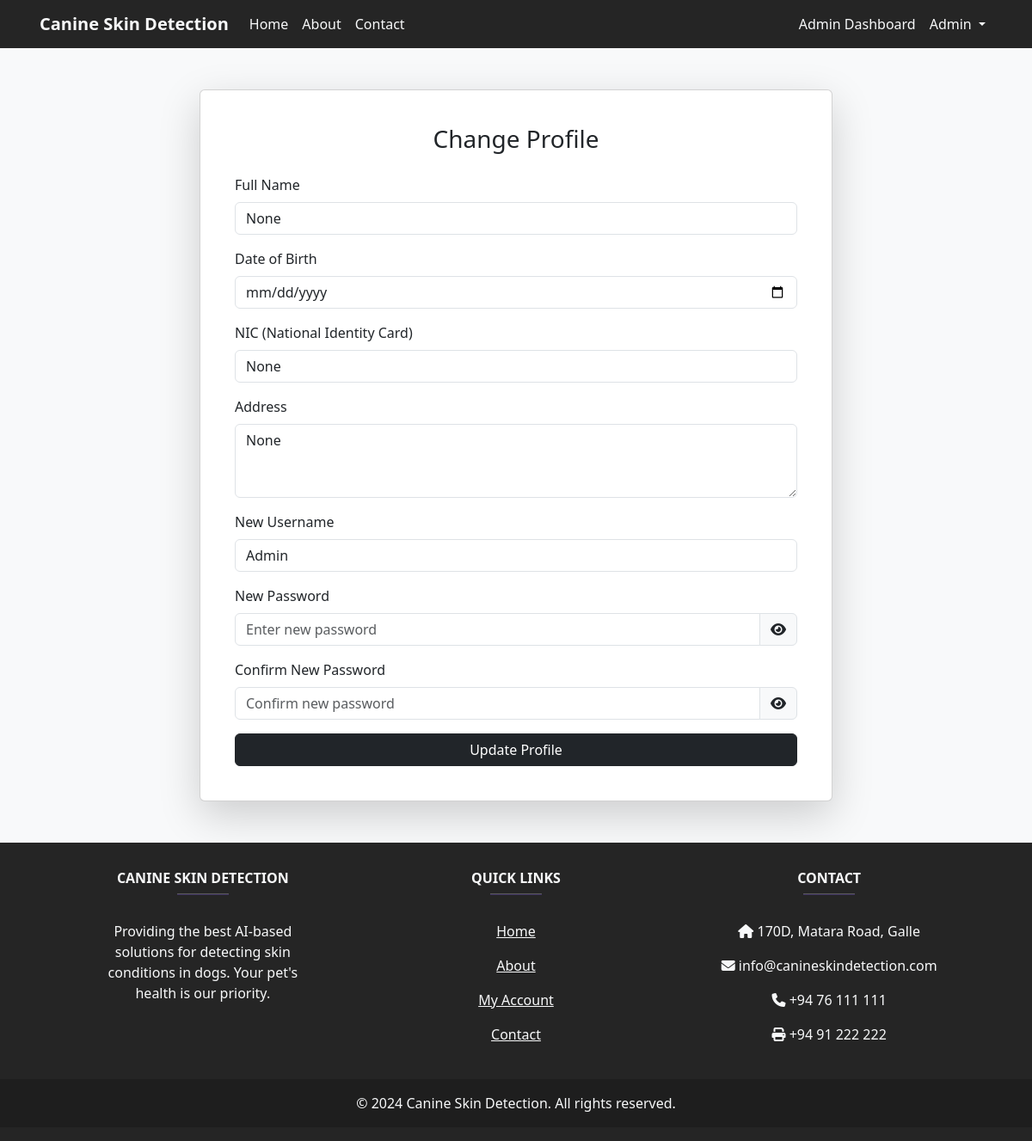
The page /auth/change_profile (signed in) on the database as committed earlier.
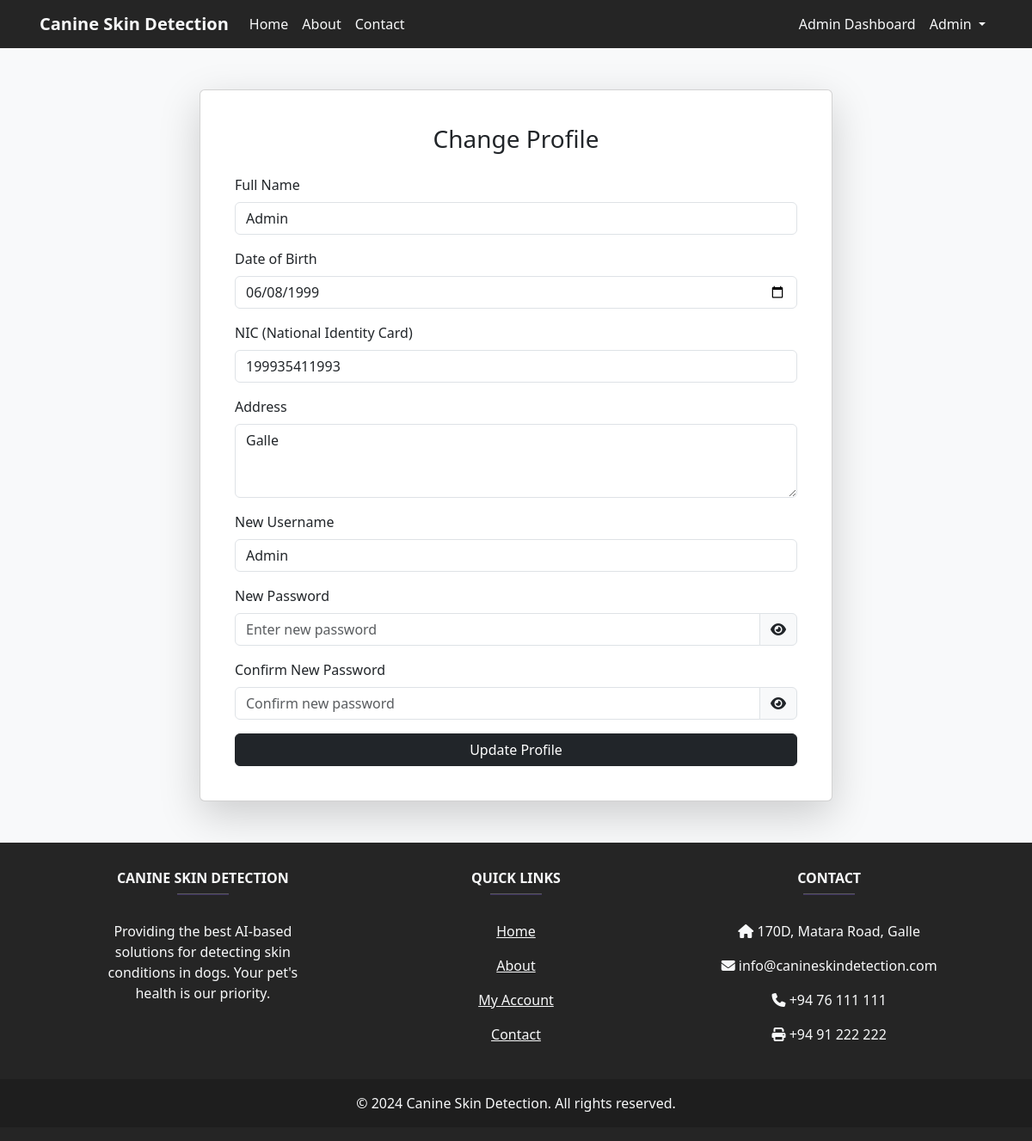
The same page on the database as committed later.
### tables this page shows
CREATE TABLE users (
    id INTEGER PRIMARY KEY AUTOINCREMENT,
    username TEXT UNIQUE NOT NULL,
    password TEXT NOT NULL
, "role" TEXT NOT NULL DEFAULT 'user', full_name TEXT, dob DATE, nic TEXT, profile_picture TEXT, address TEXT);

### auth.py (the view, shortened to what this page needs)
@auth.route('/change_profile', methods=['GET', 'POST'])
def change_profile():
    if 'user' not in session:
        return redirect(url_for('auth.login'))
    conn = get_db_connection()
    conn.row_factory = sqlite3.Row  # Ensures that rows behave like dictionaries
    cursor = conn.cursor()
    current_username = session['user']  # This gets the current username from session
    user = cursor.execute('SELECT * FROM users WHERE username = ?', (current_username,)).fetchone()
    conn.close()
    return render_template('change_profile.html', user=user)

### db.py (called while the page is built)
def get_db_connection():
    conn = sqlite3.connect('site.db')
    conn.row_factory = sqlite3.Row  # Allows accessing rows as dictionaries
    return conn

### templates/change_profile.html (shortened to what the changed rows need)
<!DOCTYPE html>
<html lang="en">
<head>
    <link href="https://cdn.jsdelivr.net/npm/bootstrap@5.3.0/dist/css/bootstrap.min.css" rel="stylesheet">
    <link rel="stylesheet" href="{{ url_for('static', filename='css/styles.css') }}">
    <link href="https://cdnjs.cloudflare.com/ajax/libs/font-awesome/6.0.0-beta3/css/all.min.css" rel="stylesheet">
</head>
<body>
    <div class="container my-5">
        <div class="row justify-content-center">
            <div class="col-md-8">
                <div class="card p-4 shadow-lg">
                    <div class="card-body">
                        <form action="{{ url_for('auth.change_profile') }}" method="POST" enctype="multipart/form-data">
                            <div class="mb-3">
                                <label for="full_name" class="form-label">Full Name</label>
                                <input type="text" class="form-control" id="full_name" name="full_name" placeholder="Enter full name" value="{{ user['full_name'] }}" required>
                            </div>
                            <div class="mb-3">
                                <label for="dob" class="form-label">Date of Birth</label>
                                <input type="date" class="form-control" id="dob" name="dob" value="{{ user['dob'] }}" required>
                            </div>
                            <div class="mb-3">
                                <label for="nic" class="form-label">NIC (National Identity Card)</label>
                                <input type="text" class="form-control" id="nic" name="nic" placeholder="Enter NIC" value="{{ user['nic'] }}" required>
                            </div>
                            <div class="mb-3">
                                <label for="address" class="form-label">Address</label>
                                <textarea class="form-control" id="address" name="address" placeholder="Enter your address" rows="3" required>{{ user['address'] }}</textarea>
                            </div>
                            <div class="mb-3">
                                <label for="username" class="form-label">New Username</label>
                                <input type="text" class="form-control" id="username" name="username" placeholder="Enter new username" value="{{ user['username'] }}" required>
                            </div>
                        </form>
                    </div>
                </div>
            </div>
        </div>
    </div>
</body>
</html>

Rows that differ between the two databases and show on the page:
changed users "Admin": full_name (not shown) → "Admin"; dob (not shown) → "06/08/1999"; nic (not shown) → "199935411993"; address (not shown) → "Galle"
Other text that changed with them:
form field full_name: "None" → (not shown)
form field nic: "None" → (not shown)
form field address: "None" → (not shown)
